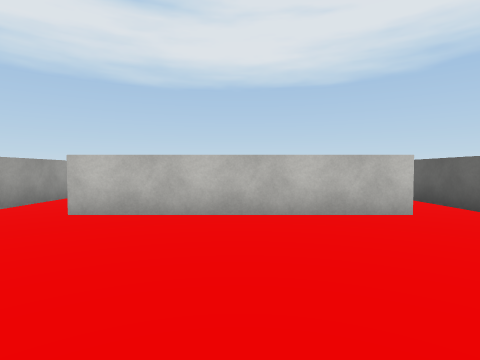
[1] (above)

24 first-person views from a walk through a 3-D level made in the Unity game engine. The camera is 1.3 m above the floor, tilts 2° down and sees 80° across. The floor is counted in squares, 2 m on a side. Each view is taken from the middle of a square. On the plan, view 1 faces up. The plan holds only what a view shows up to about 9 squares ahead; the rest is blank. The place goes on beyond the plan. The player is left out. Surface patterns are stand-ins for the level's own textures.

[2]
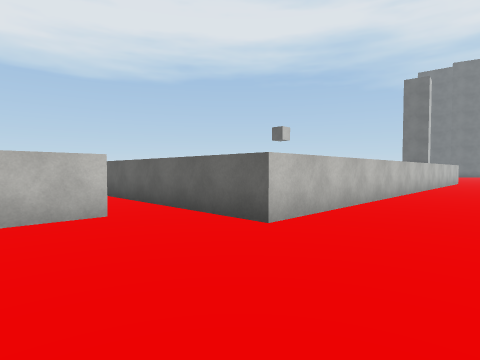

[3]
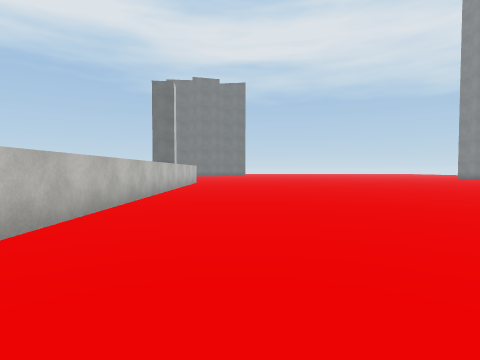

[4]
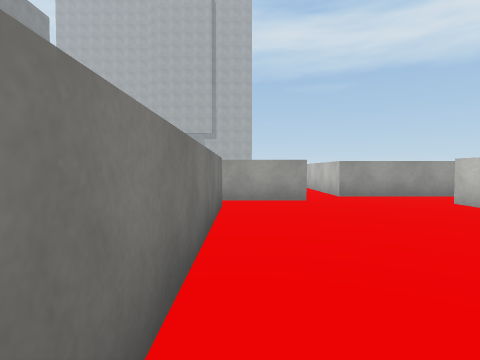

[5]
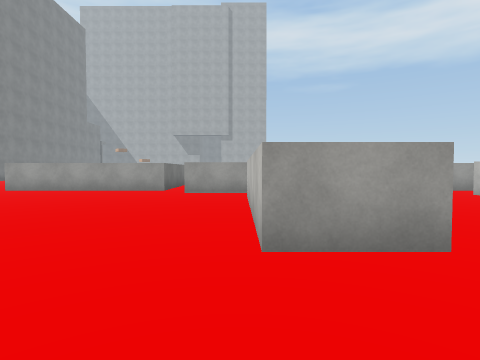

[6]
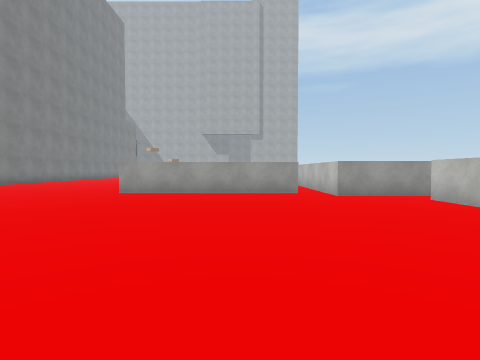

[7]
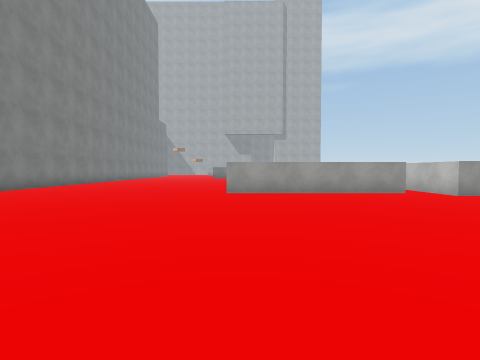

[8]
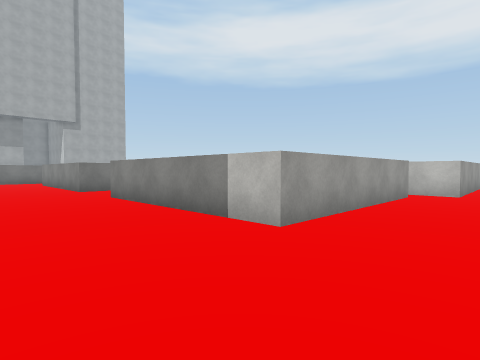

[9]
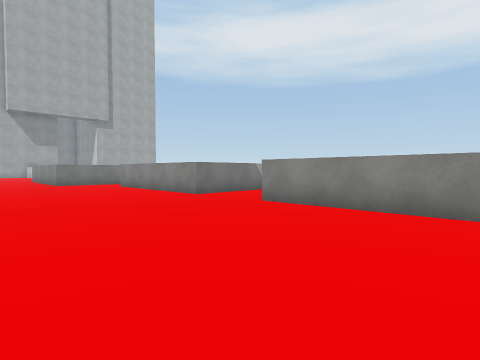

[10]
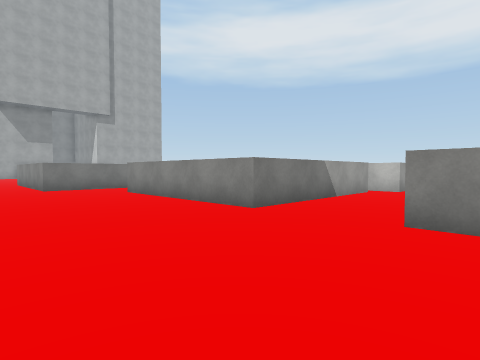

[11]
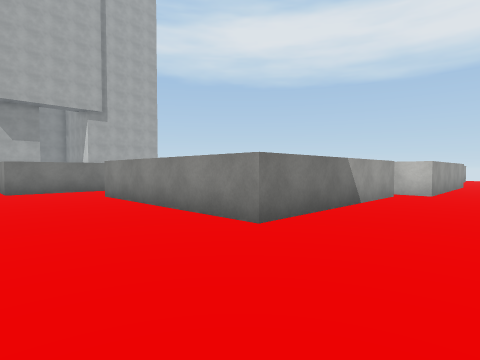

[12]
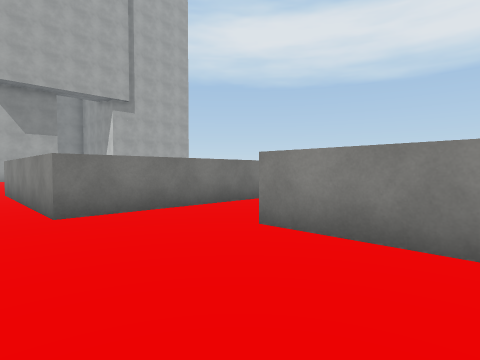

[13]
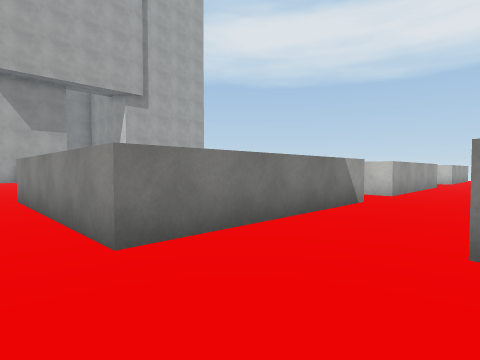

[14]
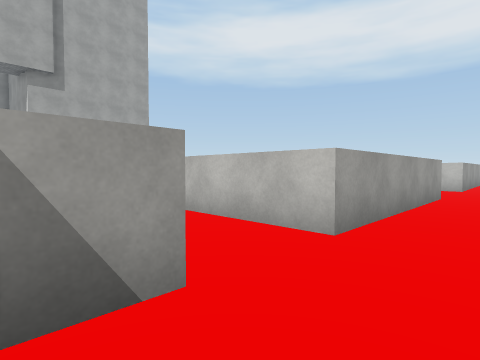

[15]
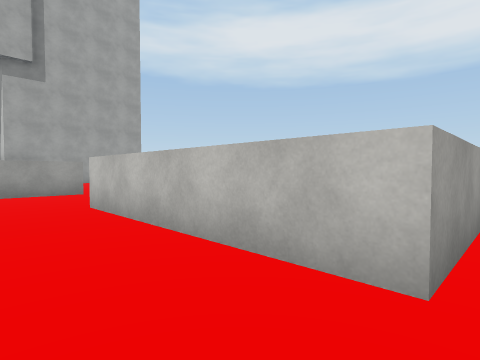

[16]
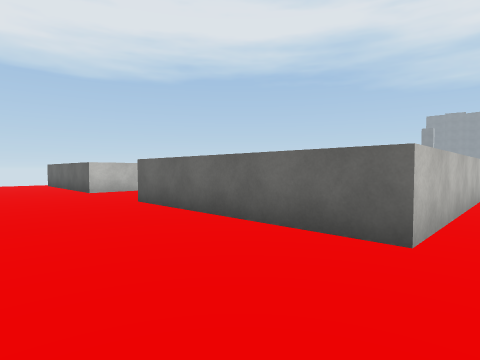

[17]
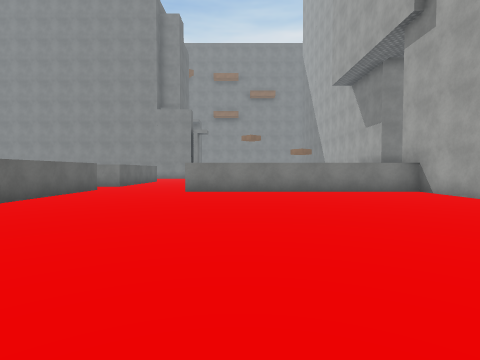

[18]
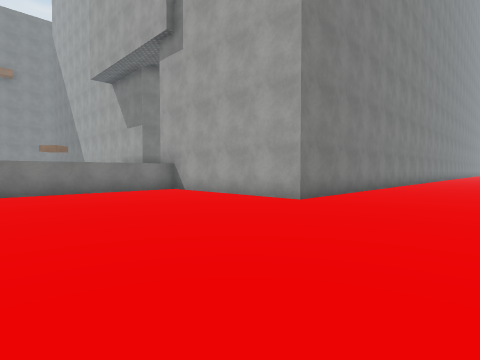

[19]
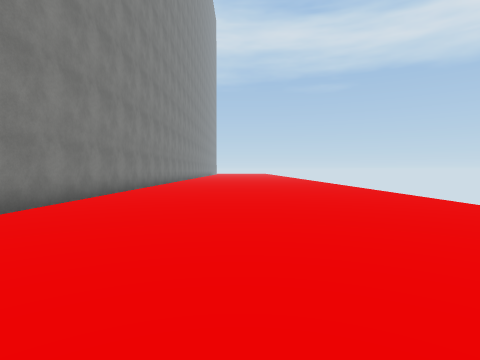

[20]
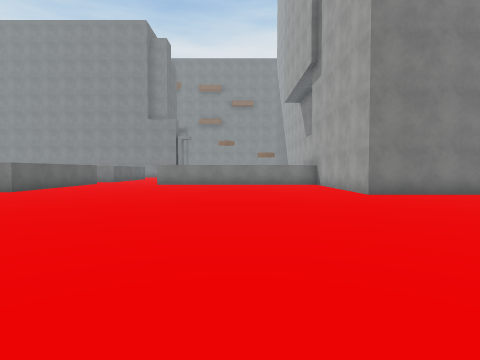

[21]
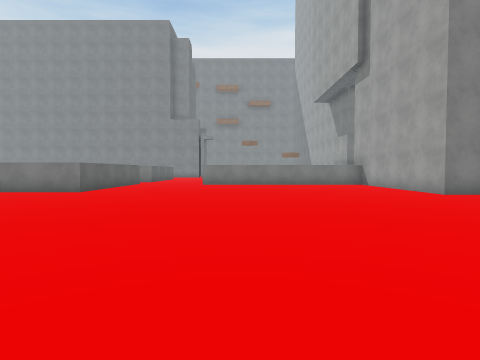

[22]
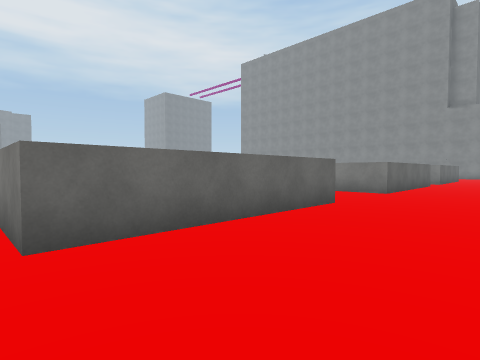

[23]
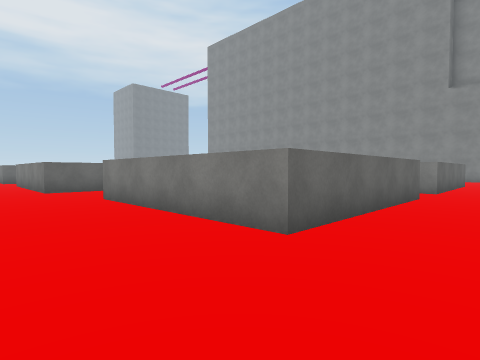

[24]
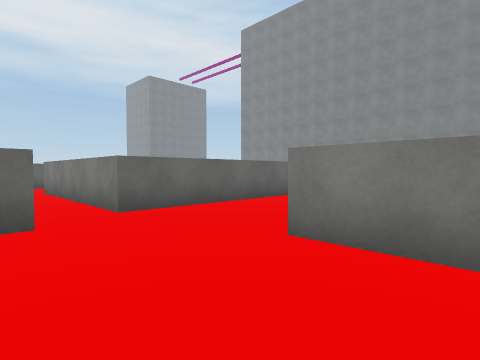

### Floor plan
Key: @ floor where view 1 was taken; # wall or solid block; . floor; ^ raised ledge.
Columns run from 39 left of view 1 to 12 right of it. Each row starts with its distance up from view 1.
  9 ......   . . ....
  8 ....... ........^^                         ^
  7 ................^                  ^       ^
  6 ................^                  ^      .^
  5 ................^                  ^.     .^
  4 ................^^  ^.             ^.^^^^^.^
  3 .......................^         ^^^.......^^^^^^^^^
  2 ............................      ..................
  1 ######..................^^^^^       ^...............
  0      #..........^^^^^...^           ^..@............
 -1      #..........^   ^...^   ^.      ^#####..........
 -2      #..........^   ^...^   ^.      ^...............
 -3      #..........^   ^...^   ^.    ^^^....... .......
 -4       ^^^^^^^...^^^^^..     ..    .........   ......
 -5             ^..........    ^..     ^.......     ....
 -6                .^^^^^..    ^..     ^........     ...
 -7                .^   ^..    ^..^    ^.......       ..
 -8                .^   ^..^   ^..^    ^.......
 -9                     ^..^^^^^..^^^^^^........
-10                     ^......................
-11                .^^^^^.....................
-12                   .......................
-13                        .................
-14                              .........
-15                                   ...
-16                                   ..
-17                                   #

Where each view was taken, in squares from view 1:
view 1: 0 up, 0 right, facing up
view 2: 0 up, 1 right, facing up-right
view 3: 0 up, 3 right, facing right
view 4: 0 up, 3 right, facing left
view 5: 2 down, 5 right, facing left
view 6: 6 down, 4 right, facing left
view 7: 9 down, 4 right, facing left
view 8: 12 down, 2 left, facing up-left
view 9: 14 down, 5 left, facing up-left
view 10: 13 down, 8 left, facing up-left
view 11: 12 down, 9 left, facing up-left
view 12: 12 down, 14 left, facing up-left
view 13: 12 down, 16 left, facing up-left
view 14: 7 down, 17 left, facing up-left
view 15: 6 down, 18 left, facing up-left
view 16: 5 down, 26 left, facing up-right
view 17: 5 up, 28 left, facing down
view 18: 5 up, 28 left, facing down-left
view 19: 5 up, 30 left, facing left
view 20: 9 up, 30 left, facing down
view 21: 9 up, 28 left, facing down
view 22: 9 up, 26 left, facing down-right
view 23: 3 up, 25 left, facing down-right
view 24: 3 up, 20 left, facing down-right
